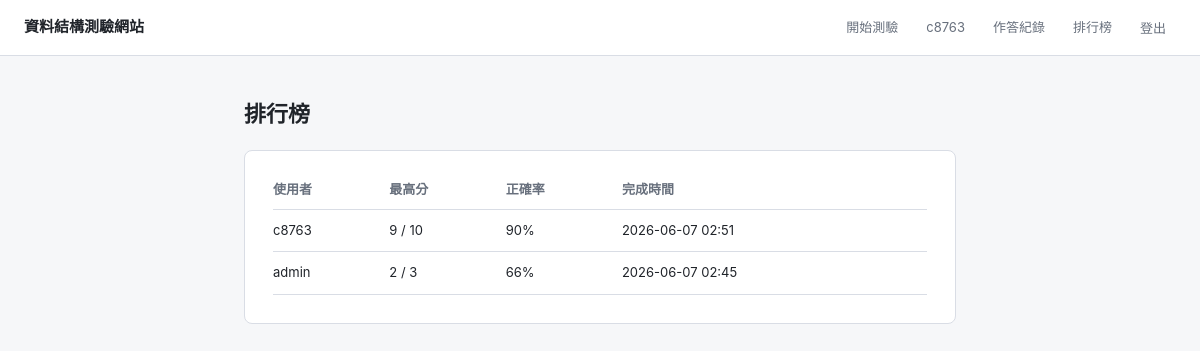
The page /leaderboard/ (signed in) on the database its author committed.
### quiz/models.py (models this page shows, shortened)
class QuizAttempt(models.Model):
    user = models.ForeignKey(
        User,
        on_delete=models.CASCADE,
        related_name="quiz_attempts",
        verbose_name="使用者",
    )
    chapter = models.ForeignKey(
        Chapter,
        on_delete=models.PROTECT,
        related_name="quiz_attempts",
        verbose_name="章節",
    )
    question_count = models.PositiveIntegerField(default=0, verbose_name="題數")
    score = models.PositiveIntegerField(default=0, verbose_name="分數")
    started_at = models.DateTimeField(auto_now_add=True, verbose_name="開始時間")
    completed_at = models.DateTimeField(null=True, blank=True, verbose_name="完成時間")
    class Meta:
        ordering = ["-started_at"]
        verbose_name = "測驗紀錄"
        verbose_name_plural = "測驗紀錄"
    @property
    def accuracy(self):
        if not self.question_count:
            return 0
        return int(self.score / self.question_count * 100)

### quiz/views.py (the view)
# urls.py: path('leaderboard/',       views.leaderboard,   name='leaderboard'),
@login_required
def leaderboard(request):
    attempts = (
        QuizAttempt.objects.filter(completed_at__isnull=False)
        .select_related("user")
        .order_by("-score", "-question_count", "-completed_at")
    )
    best_by_user = {}
    for attempt in attempts:
        if attempt.user_id not in best_by_user:
            best_by_user[attempt.user_id] = attempt
    board = sorted(
        best_by_user.values(),
        key=lambda attempt: (-attempt.score, -attempt.accuracy, attempt.user.username),
    )
    return render(request, "quiz/leaderboard.html", {"board": board[:20]})

### quiz/templates/quiz/leaderboard.html (shortened to what this page needs)
{% extends 'quiz/base.html' %}
{% block content %}
<div class="container">
  <h1 style="font-size: 22px; font-weight: 800; margin-bottom: 18px;">排行榜</h1>
  <div class="card">
    <table>
      <thead>
        <tr>
          <th>使用者</th>
          <th>最高分</th>
          <th>正確率</th>
          <th>完成時間</th>
        </tr>
      </thead>
      <tbody>
        {% for attempt in board %}
        <tr>
          <td>{{ attempt.user.username }}</td>
          <td>{{ attempt.score }} / {{ attempt.question_count }}</td>
          <td>{{ attempt.accuracy }}%</td>
          <td>{{ attempt.completed_at|date:"Y-m-d H:i" }}</td>
        </tr>
        {% empty %}
        <tr>
          <td colspan="4" class="text-muted">尚無排行榜資料。</td>
        </tr>
        {% endfor %}
      </tbody>
    </table>
  </div>
</div>
{% endblock %}

### quiz/templates/quiz/base.html (shortened to what this page needs)
<!DOCTYPE html>
<html lang="zh-Hant">
<head>
</head>
<body>
<nav>
  <a href="{% url 'home' %}" class="nav-brand">資料結構測驗網站</a>
  <div class="nav-links">
    {% if user.is_authenticated %}
      <a href="{% url 'quiz_setup' %}">開始測驗</a>
      <span>{{ user.username }}</span>
      <a href="{% url 'history' %}">作答紀錄</a>
      <a href="{% url 'leaderboard' %}">排行榜</a>
      <form method="post" action="{% url 'logout' %}" style="display: inline;">
        <button type="submit">登出</button>
      </form>
    {% else %}
      <a href="{% url 'login' %}">登入</a>
      <a href="{% url 'register' %}">註冊</a>
    {% endif %}
  </div>
</nav>
{% block content %}{% endblock %}
</body>
</html>

### quiz/templates/quiz/base.html (style rules this page uses)
*, *::before, *::after { box-sizing: border-box; margin: 0; padding: 0; }
:root { --bg: #f6f7f9; --surface: #ffffff; --border: #d9dde5; --text: #20242a; --muted: #68707d; --accent: #2563eb; --accent-dim: #eff6ff; --ok: #15803d; --ok-dim: #f0fdf4; --err: #b91c1c; --err-dim: #fef2f2; --radius: 8px; }
body { background: var(--bg); color: var(--text); font-family: -apple-system, BlinkMacSystemFont, "Segoe UI", "Noto Sans TC", Arial, sans-serif; font-size: 15px; line-height: 1.65; min-height: 100vh; }
a { color: var(--accent); text-decoration: none; }
nav { background: var(--surface); border-bottom: 1px solid var(--border); padding: 0 24px; min-height: 56px; display: flex; align-items: center; justify-content: space-between; gap: 16px; }
.nav-brand { font-size: 15px; font-weight: 700; color: var(--text); }
.nav-links { display: flex; gap: 8px; align-items: center; flex-wrap: wrap; justify-content: flex-end; }
.nav-links a, .nav-links span, .nav-links button { font-size: 13px; color: var(--muted); padding: 5px 10px; border-radius: var(--radius); border: 0; background: transparent; font-family: inherit; cursor: pointer; }
.container { max-width: 760px; margin: 0 auto; padding: 40px 24px; }
.card { background: var(--surface); border: 1px solid var(--border); border-radius: var(--radius); padding: 28px; }
table { width: 100%; border-collapse: collapse; font-size: 13px; }
th { color: var(--muted); text-align: left; padding: 0 8px 8px 0; border-bottom: 1px solid var(--border); }
td { padding: 10px 8px 10px 0; border-bottom: 1px solid var(--border); vertical-align: top; }

### rows shown on the page
QuizAttempt: user.username "c8763", score "9", question_count "10", accuracy "90", completed_at "2026-06-07 02:51"
QuizAttempt: user.username "admin", score "2", question_count "3", accuracy "66", completed_at "2026-06-07 02:45"

### other values the page prints
{{ user.username }} "c8763"
